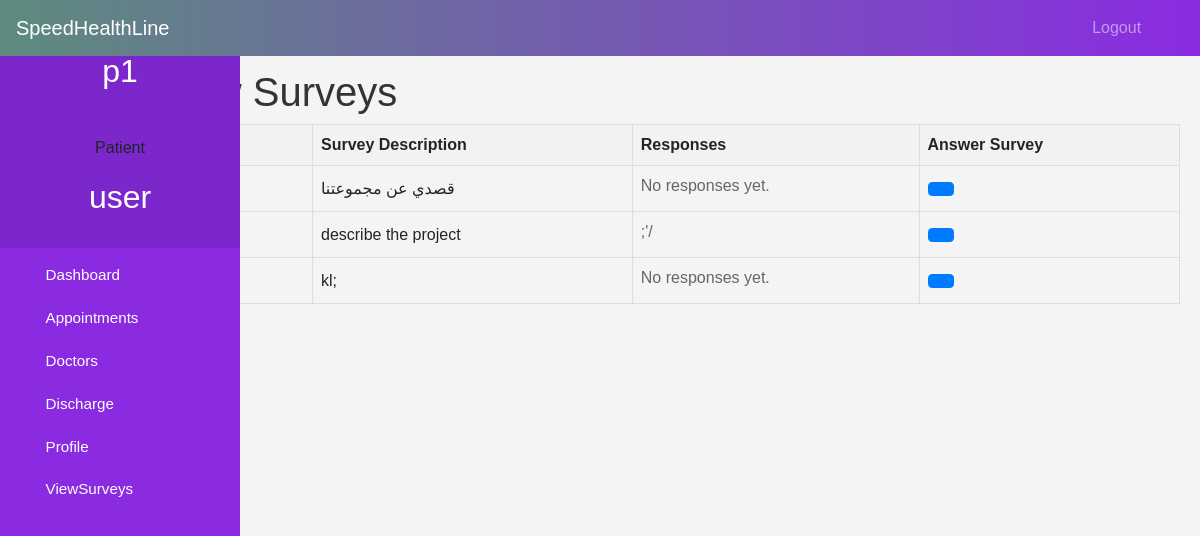
Before: /patient-view-surveys (signed in) with the older database file.
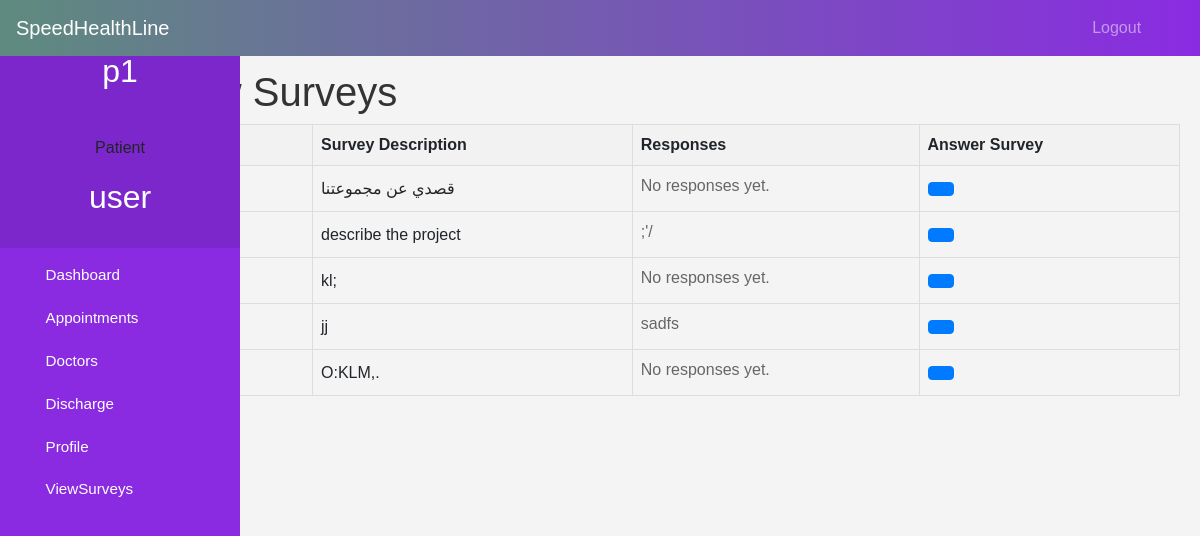
After: the same page with the newer database file.
### core/models.py (models this page shows, shortened)
class Survey(models.Model):
    title = models.CharField(max_length=100)
    description = models.TextField()

class Answer(models.Model):
    question = models.ForeignKey(Question, on_delete=models.CASCADE)
    answer_text = models.CharField(max_length=255)

### core/views.py (the view)
# urls.py: path('patient-view-surveys', views.patient_view_survey, name='patient-view-surveys'),
@login_required(login_url='Userlogin')
@user_passes_test(is_patient)
def patient_view_survey(request):
    surveys = Survey.objects.all()
    survey_responses = []
    for survey in surveys:
        answers = Answer.objects.filter(question__survey=survey)
        survey_responses.append({'survey': survey, 'answers': answers})
    return render(request, 'patient_view_survey.html', {'survey_responses': survey_responses})

### core/views.py (called while the page is built)
def is_patient(user):
    return user.groups.filter(name='PATIENT').exists()

### templates/patient_view_survey.html (shortened to what this page needs)
{% extends 'patient_base.html' %}
{% block content %}
<!DOCTYPE html>
<html lang="en">
<head>
</head>
<body>
    <h1>Patient View Surveys</h1>
    <table>
        <thead>
            <tr>
                <th>Survey Title</th>
                <th>Survey Description</th>
                <th>Responses</th>
                <th>Answer Survey</th>
            </tr>
        </thead>
        <tbody>
            {% for survey_response in survey_responses %}
                <tr>
                    <td>{{ survey_response.survey.title }}</td>
                    <td>{{ survey_response.survey.description }}</td>
                    <td>
                        <ul>
                            {% for answer in survey_response.answers %}
                                <li>{{ answer.answer_text }}</li>
                            {% empty %}
                                <li>No responses yet.</li>
                            {% endfor %}
                        </ul>
                    </td>
                    <td><a class="btn btn-primary btn-xs" href="{% url 'patient-answer-questions' survey_response_id  %}"></a></td>
                </tr>
            {% empty %}
                <tr>
                    <td colspan="4">No surveys available.</td>
                </tr>
            {% endfor %}
        </tbody>
    </table>
</body>
</html>
{% endblock content %}

### templates/patient_base.html (shortened to what this page needs)
<!DOCTYPE html>
{% load static %}
<html lang="en">
<head>
  <link rel="stylesheet" href="https://stackpath.bootstrapcdn.com/bootstrap/4.3.1/css/bootstrap.min.css">
  <link rel="stylesheet" href="https://maxcdn.bootstrapcdn.com/font-awesome/4.7.0/css/font-awesome.min.css">
</head>
<body>
  <nav class="menu" tabindex="0">
    <header class="avatar">
        <h2>{{request.user}}</h2>
      <br><br>
      <h6>Patient</h6>
      <h2>{{request.user.first_name}}</h2>
    </header>
    <ul>
      <li tabindex="0" class="icon-dashboard"> <a style="color:white; text-decoration:none;" href="/patient-dashboard"><span>Dashboard</span></a> </li>
      <li tabindex="0" class="icon-calendar"> <a style="color:white; text-decoration:none;" href="/patient-appointment"><span>Appointments</span></a></li>
      <li tabindex="0" class="icon-users"> <a style="color:white; text-decoration:none;" href="/patient-doctor"><span>Doctors</span></a></li>
      <li tabindex="0" class="icon-users"> <a style="color:white; text-decoration:none;" href="/patient-discharge"><span>Discharge</span></a></li>
      <li tabindex="0" class="icon-calendar"> <a style="color:white; text-decoration:none;" href="/patient-profile"><span>Profile</span></a></li>
      <li tabindex="0" class="icon-calendar"> <a style="color:white; text-decoration:none;" href="/patient-view-surveys"><span>ViewSurveys</span></a></li>
    </ul>
  </nav>
  <main>
    <div class="bs-example">
<nav class="navbar navbar-expand-md navbar-dark fixed-top" style="background: linear-gradient(to right, #5E8B7E, #8A2BE2);">        <a href="/patient-dashboard" class="navbar-brand">SpeedHealthLine</a>
        <div class="collapse navbar-collapse justify-content-between" id="navbarCollapse">
          <div class="navbar-nav" style=" margin-left: 90%;">
            <a href="/logout" class="nav-item nav-link">Logout</a>
          </div>
        </div>
      </nav>
    </div>
    <br><br>
    {% block content %}
    {% endblock content %}
    <br><br><br><br><br><br><br>
    <footer>
      <br>
    </footer>
  </main>
</body>
</html>

### templates/patient_base.html (style rules this page uses)
a:link { text-decoration: none; color: #8a2be2; }
body { padding-left: 240px; background-color: #f8f8ff; background-repeat: no-repeat; background-position: center center; background-attachment: fixed; background-size: cover; }
main { position: relative; height: 100vh; }
.menu { background: #8a2be2; height: 100vh; width: 240px; position: fixed; top: 0px; left: 0; z-index: 5; outline: none; }
.menu .avatar { background: rgba(0, 0, 0, 0.1); padding: 2em 0.5em; text-align: center; }
.menu .avatar h2 { font-weight: normal; margin-bottom: 0; color: #fff; }
.menu ul { list-style: none; padding: 0.5em 0; margin: 0; }
.menu ul li { padding: 0.5em 1em 0.5em 3em; font-size: 0.95em; font-weight: lighter; background-repeat: no-repeat; background-position: left 15px center; background-size: auto 20px; transition: all 0.15s linear; cursor: pointer; color: #fff; }
.menu ul li.icon-dashboard { background-image: url("http://www.entypo.com/images//gauge.svg"); }
.menu ul li.icon-users { background-image: url("http://www.entypo.com/images//users.svg"); }
.menu ul li.icon-calendar { background-image: url("http://www.entypo.com/images//calendar.svg"); }

### templates/patient_view_survey.html (style rules this page uses)
body { font-family: Arial, sans-serif; background-color: #f4f4f4; padding: 20px; }
h1 { color: #333; }
h2 { margin-top: 20px; color: #555; }
table { width: 100%; border-collapse: collapse; margin-bottom: 20px; }
th, td { border: 1px solid #dddddd; text-align: left; padding: 8px; }
th { background-color: #f2f2f2; }
ul { margin: 0; padding: 0; list-style-type: none; }
ul li { margin-bottom: 5px; color: #666; }

Changed rows visible on the page:
added Survey: survey.description "jj"
added Answer: answer_text "sadfs", shown under "jj"
added Survey: survey.description "O:KLM,."
